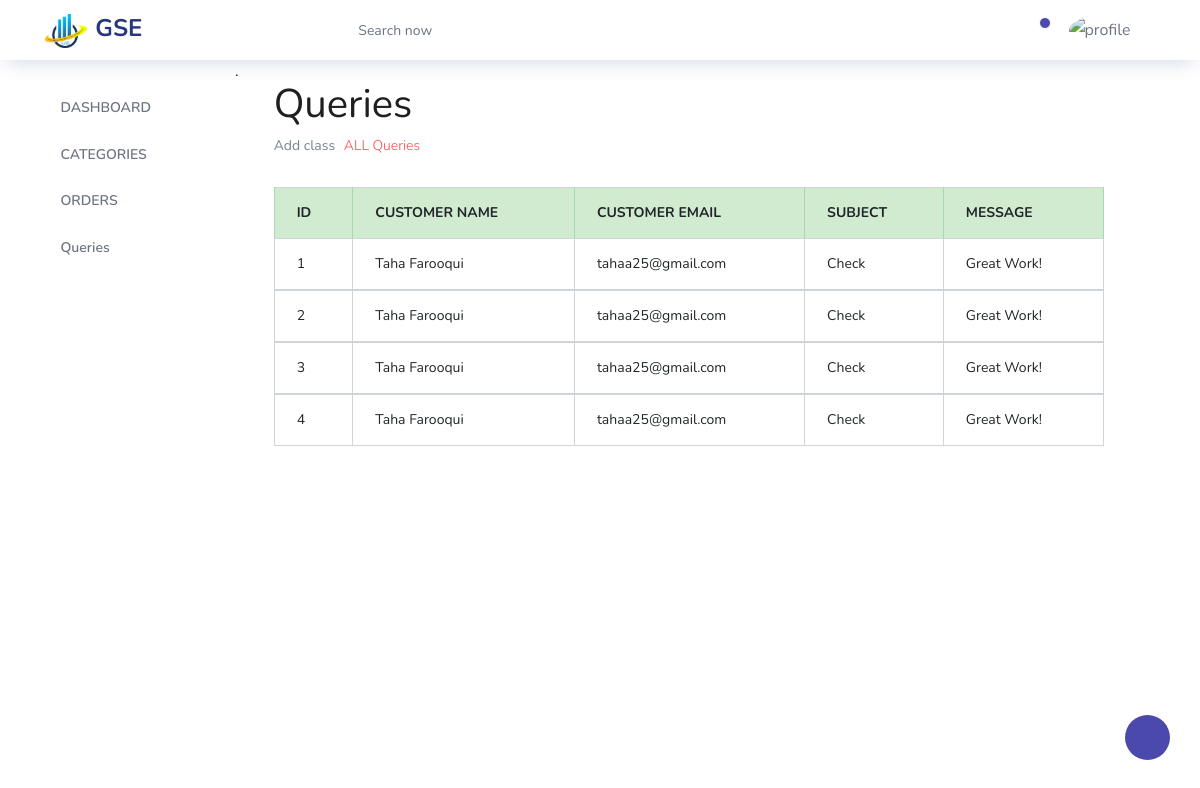
Screenshot of /admin_panel/all_queries.php (signed in) with the database file from the repository.
### tables this page shows
CREATE TABLE `queries` (
  `q_id` int(11) NOT NULL,
  `q_name` varchar(255) NOT NULL,
  `q_email` varchar(255) NOT NULL,
  `q_sub` varchar(255) NOT NULL,
  `q_msg` varchar(255) NOT NULL
);

### admin_panel/all_queries.php (the view, shortened to what this page needs)
<?php  include 'session.php';
include 'header.php';?>
<?php include'../config.php';
?>
<?php
$query = "SELECT * FROM  queries";
$result = mysqli_query($con, $query);
?>
<!DOCTYPE html>
<html lang="en">
<head>
    <title>All Queries</title>.
    <link rel="stylesheet" href="assets/vendors/feather/feather.css">
  <link rel="stylesheet" href="assets/vendors/ti-icons/css/themify-icons.css">
  <link rel="stylesheet" href="assets/vendors/css/vendor.bundle.base.css">
  <link rel="stylesheet" href="assets/css/vertical-layout-light/style.css">
</head>
<body>
<div class="col-lg-9 grid-margin stretch-card">
              <div class="card">
                <div class="card-body">
                  <h4 class="display-3"><b>Queries</b></h4>
                  <p class="card-description">
                    Add class <code>ALL Queries</code>
                  </p>
                  <div class="table-responsive pt-3">
                    <table class="table table-bordered ">
                      <thead>
                        <tr class="table-success text-uppercase">
                          <th>
                            ID
                          </th>
                          <th>
                            customer name
                          </th>
                          <th>
                            customer email
                          </th>
                          <th>
                            Subject
                          </th>
                          <th>
                            Message
                          </th>
                        </tr>
                        <?php
foreach($result as $res){
?>
                      </thead>
                      <tbody>
                          <tr>
     <td> <?php echo  $res['q_id']; ?>  </td>
    <td> <?php echo  $res['q_name']; ?>  </td>
    <td> <?php echo  $res['q_email']; ?>  </td>
    <td> <?php echo  $res['q_sub']; ?>  </td>
    <td> <?php echo  $res['q_msg']; ?>  </td>
</tr>
                      </tbody>
                      <?php
}
?>
                    </table>
                  </div>
                </div>
              </div>
            </div>
</body>
</html>

### rows the page displays
queries: q_id "1", q_name "Taha Farooqui", q_email "tahaa25@gmail.com", q_sub "Check", q_msg "Great Work!"
queries: q_id "2", q_name "Taha Farooqui", q_email "tahaa25@gmail.com", q_sub "Check", q_msg "Great Work!"
queries: q_id "3", q_name "Taha Farooqui", q_email "tahaa25@gmail.com", q_sub "Check", q_msg "Great Work!"
queries: q_id "4", q_name "Taha Farooqui", q_email "tahaa25@gmail.com", q_sub "Check", q_msg "Great Work!"
